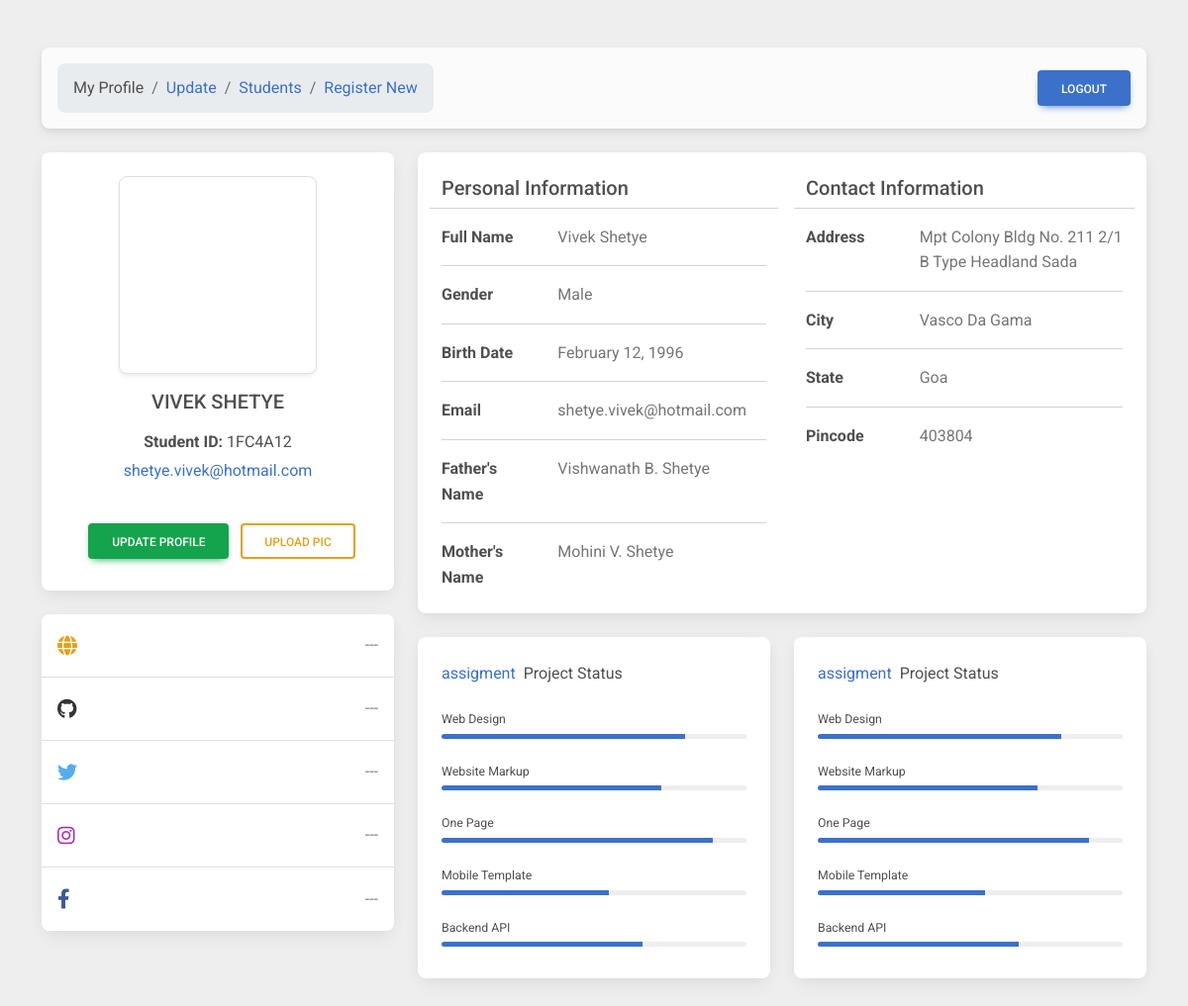
/routes/profile.php (signed in), run on the app's committed database.
### tables this page shows
CREATE TABLE `student_details` (
  `id` varchar(80) NOT NULL,
  `first_name` varchar(80) NOT NULL,
  `last_name` varchar(80) NOT NULL,
  `father_name` varchar(80) NOT NULL,
  `mother_name` varchar(80) NOT NULL,
  `gender` int(20) NOT NULL,
  `date_of_birth` date NOT NULL,
  `email_id` varchar(50) NOT NULL,
  `address` varchar(200) NOT NULL,
  `pincode` int(11) NOT NULL,
  `state` varchar(100) NOT NULL,
  `city` varchar(100) NOT NULL,
  `password` varchar(80) NOT NULL,
  `password_hash` varchar(255) DEFAULT NULL,
  `profile_pic` varchar(255) DEFAULT NULL,
  `website` varchar(255) DEFAULT NULL,
  `github` varchar(255) DEFAULT NULL,
  `twitter` varchar(255) DEFAULT NULL,
  `instagram` varchar(255) DEFAULT NULL,
  `facebook` varchar(255) DEFAULT NULL
);

### routes/profile.php (the view, shortened to what the rows shown need)
<?php
include "../php/config.php";
if (!isset($_SESSION["user_id"])) {
    header("location: ./login.php");
} else {
    $user_id = $_SESSION["user_id"];
}
$sql = "SELECT * FROM student_details WHERE id = '$user_id'";
$result = mysqli_query($connect, $sql);
$row = mysqli_fetch_array($result);
$id = $row["id"];
$first_name = $row["first_name"];
$last_name = $row["last_name"];
$father_name = $row["father_name"];
$mother_name = $row["mother_name"];
$gender =
    $row["gender"] == 1 ? "Male" : ($row["gender"] == 2 ? "Female" : "Others");
$date_of_birth = $row["date_of_birth"];
$email_id = $row["email_id"];
$address = $row["address"];
$pincode = $row["pincode"];
$state = $row["state"];
$city = $row["city"];
$profile_pic = $row["profile_pic"];
$timestamp = strtotime($date_of_birth);
$date_of_birth_in_words = date("F d, Y", $timestamp);
?>
<!DOCTYPE html>
<html lang="en">
<head>
    <link rel="stylesheet" href="../css/style.css">
    <link href="https://cdnjs.cloudflare.com/ajax/libs/font-awesome/6.0.0/css/all.min.css" rel="stylesheet" />
    <link href="https://cdnjs.cloudflare.com/ajax/libs/mdb-ui-kit/6.1.0/mdb.min.css" rel="stylesheet" />
</head>
<body style="background-color: #eee;">
    <section>
        <div class="container py-5">
            <div class="row">
                <div class="col-lg-4">
                    <div class="card mb-4">
                        <div class="card-body text-center">
                            <div class="img-thumbnail img-fluid"
                                style="width: 200px; height: 200px; border-radius: .5em; background-image: url('<?php echo "../img/upload/" .
                                    $profile_pic; ?>'); background-size: cover; background-position: top center; margin: auto;">
                            </div>
                            <h5 class="my-3" style="text-transform: uppercase">
                                <?php echo $first_name . " " . $last_name; ?>
                            </h5>
                            <p class="mb-1"><strong>Student ID:</strong> <?php echo strtoupper(
                                substr($id, 6)
                            ); ?></p>
                            <p class="text-muted mb-4">
                                <a href="mailto:<?php echo "" . $email_id; ?>">
                                    <?php echo $email_id; ?>
                                </a>
                            </p>
                            <div class="d-flex justify-content-center mb-2">
                                <form action="" method="POST" enctype="multipart/form-data">
                                </form>
                            </div>
                        </div>
                    </div>
                </div>
                <div class="col-lg-8">
                    <div class="card mb-4 d-lg-flex flex-lg-row">
                        <div class="col-lg-6">
                            <div class="card-body" style="padding-right: 1rem">
                                <div class="row">
                                    <div class="col-sm-8">
                                        <p class="text-muted mb-0">
                                            <?php echo $first_name .
                                                " " .
                                                $last_name; ?>
                                        </p>
                                    </div>
                                </div>
                                <div class="row">
                                    <div class="col-sm-8">
                                        <p class="text-muted mb-0"><?php echo $gender; ?></p>
                                    </div>
                                </div>
                                <div class="row">
                                    <div class="col-sm-8">
                                        <p class="text-muted mb-0">
                                            <?php echo $date_of_birth_in_words; ?>
                                        </p>
                                    </div>
                                </div>
                                <div class="row">
                                    <div class="col-sm-8">
                                        <p class="text-muted mb-0">
                                            <?php echo $email_id; ?>
                                        </p>
                                    </div>
                                </div>
                                <div class="row">
                                    <div class="col-sm-8">
                                        <p class="text-muted mb-0">
                                            <?php echo $father_name; ?>
                                        </p>
                                    </div>
                                </div>
                                <div class="row">
                                    <div class="col-sm-8">
                                        <p class="text-muted mb-0"><?php echo $mother_name; ?></p>
                                    </div>
                                </div>
                            </div>
                        </div>
                        <div class="col-lg-6">
                            <div class="card-body">
                                <div class="row">
                                    <div class="col-sm-8">
                                        <p class="text-muted mb-0">
                                            <?php echo $address; ?>
                                        </p>
                                    </div>
                                </div>
                                <div class="row">
                                    <div class="col-sm-8">
                                        <p class="text-muted mb-0"><?php echo $city; ?></p>
                                    </div>
                                </div>
                                <div class="row">
                                    <div class="col-sm-8">
                                        <p class="text-muted mb-0">
                                            <?php echo $state; ?>
                                        </p>
                                    </div>
                                </div>
                                <div class="row">
                                    <div class="col-sm-8">
                                        <p class="text-muted mb-0">
                                            <?php echo $pincode; ?>
                                        </p>
                                    </div>
                                </div>
                            </div>
                        </div>
                    </div>
                </div>
            </div>
        </div>
    </section>
</body>
</html>

### data on the page
student_details: first_name "VIVEK", last_name "SHETYE", id "1FC4A12", email "shetye.vivek@hotmail.com", first_name "Vivek", last_name "Shetye", gender "Male", date_of_birth "February 12, 1996", father_name "Vishwanath B. Shetye", mother_name "Mohini V. Shetye", address "Mpt Colony Bldg No. 211 2/1 B Type Headland Sada", city "Vasco Da Gama", state "Goa", pincode "403804"
